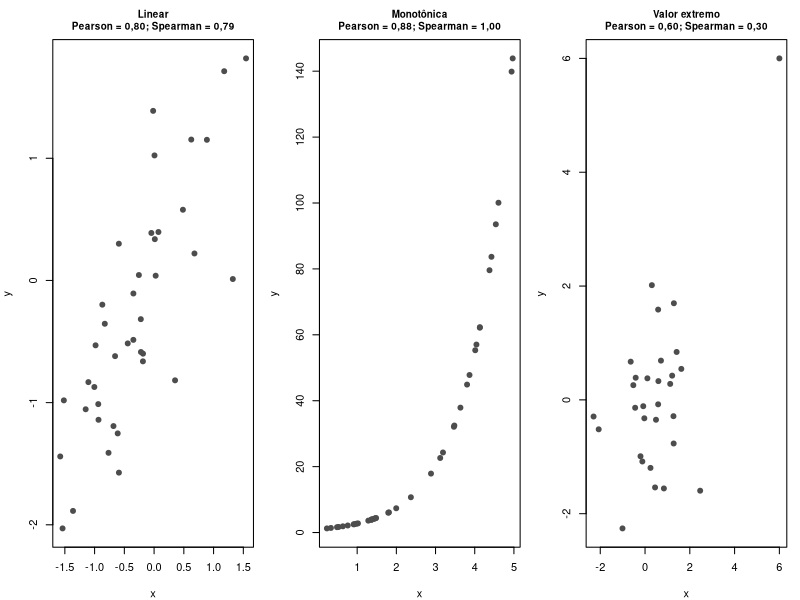
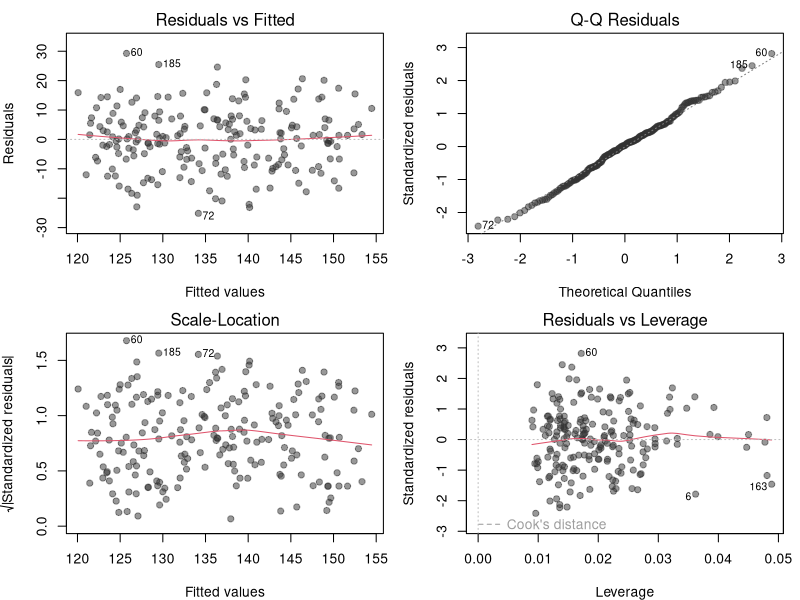
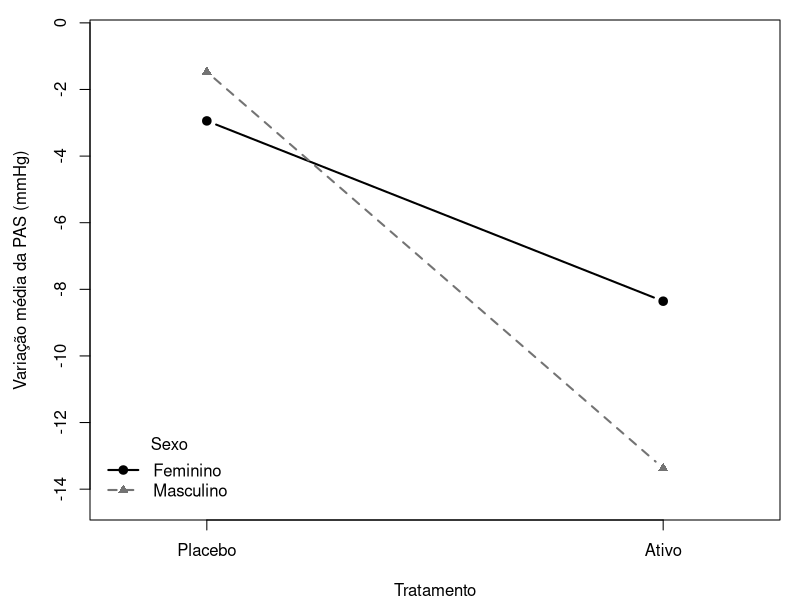
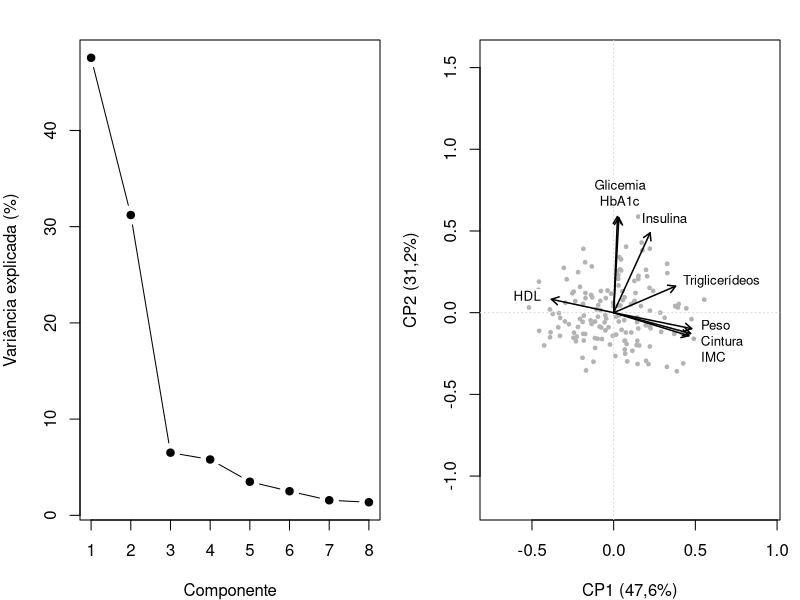
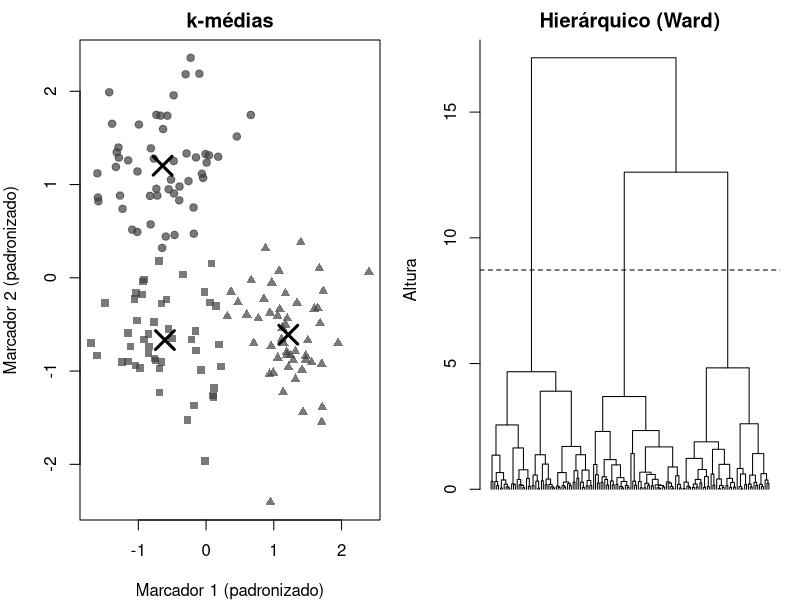

The R script that drew these images, in order:
## ---- chunk 1
knitr::opts_chunk$set(fig.align = "center", out.width = "85%")
num <- function(x, d = 1) formatC(x, format = "f", digits = d, decimal.mark = ",", big.mark = ".")
## ---- chunk 2
imc6 <- c(20, 22, 24, 26, 28, 30)
pas6 <- c(118, 124, 122, 130, 129, 133)
knitr::kable(data.frame(Indivíduo = 1:6, `IMC (kg/m²)` = imc6, `PAS (mmHg)` = pas6, check.names = FALSE),
             align = "ccc", caption = "Índice de massa corporal e pressão arterial sistólica de seis adultos (dados fictícios).")
## ---- chunk 3
dx <- imc6 - mean(imc6); dy <- pas6 - mean(pas6)
tab_s <- data.frame(i = as.character(1:6), dx = dx, dy = dy, dxdy = dx * dy, dx2 = dx^2, dy2 = dy^2)
tab_s <- rbind(tab_s, data.frame(i = "Soma", dx = 0, dy = 0, dxdy = sum(dx * dy), dx2 = sum(dx^2), dy2 = sum(dy^2)))
names(tab_s) <- c("$i$", "$x_i - \\bar{x}$", "$y_i - \\bar{y}$", "$(x_i - \\bar{x})(y_i - \\bar{y})$",
                  "$(x_i - \\bar{x})^2$", "$(y_i - \\bar{y})^2$")
knitr::kable(tab_s, align = "cccccc", escape = FALSE,
             caption = "Desvios, produtos e quadrados para o cálculo da correlação e da regressão.")
## ---- chunk 4
cor(imc6, pas6)
## ---- chunk 5
cor.test(imc6, pas6)
## ---- chunk 6
rank(pas6)
cor(imc6, pas6, method = "spearman")
cor(rank(imc6), rank(pas6))   # Pearson sobre os postos: mesmo resultado
## ---- chunk 7
set.seed(11)
xa <- rnorm(40); ya <- xa + rnorm(40, sd = 0.6)
xb <- runif(40, 0, 5); yb <- exp(xb)
xc <- rnorm(30); yc <- rnorm(30); xc[30] <- 6; yc[30] <- 6
op <- par(mfrow = c(1, 3), mar = c(4, 4, 3, 1))
for (k in list(list(xa, ya, "Linear"), list(xb, yb, "Monotônica"), list(xc, yc, "Valor extremo"))) {
  plot(k[[1]], k[[2]], pch = 19, col = "grey30", xlab = "x", ylab = "y",
       main = sprintf("%s\nPearson = %s; Spearman = %s", k[[3]],
                      num(cor(k[[1]], k[[2]]), 2), num(cor(k[[1]], k[[2]], method = "spearman"), 2)),
       cex.main = 0.9)
}
par(op)
## ---- chunk 8
modelo1 <- lm(pas6 ~ imc6)
coef(modelo1)
## ---- chunk 9
summary(modelo1)
confint(modelo1)
## ---- chunk 10
novo <- data.frame(imc6 = 25)
predict(modelo1, novo, interval = "confidence")   # média de pessoas com IMC = 25
predict(modelo1, novo, interval = "prediction")   # uma nova pessoa com IMC = 25
## ---- chunk 11
set.seed(2026)
n_sim <- 200
adultos <- data.frame(idade = round(runif(n_sim, 30, 80)),
                      sexo  = factor(sample(c("Feminino", "Masculino"), n_sim, replace = TRUE)))
adultos$imc <- round(20 + 0.10 * adultos$idade + rnorm(n_sim, 0, 3), 1)
adultos$pas <- round(90 + 0.50 * adultos$idade + 0.60 * adultos$imc +
                       5 * (adultos$sexo == "Masculino") + rnorm(n_sim, 0, 10))
head(adultos)
## ---- chunk 12
modelo_mult <- lm(pas ~ idade + imc + sexo, data = adultos)
op <- par(mfrow = c(2, 2), mar = c(4, 4, 2, 1))
plot(modelo_mult, pch = 19, col = adjustcolor("grey20", alpha.f = 0.5))
par(op)
## ---- chunk 13
summary(modelo_mult)
## ---- chunk 14
cf_mult <- coef(modelo_mult)
cf_simp <- coef(lm(pas ~ imc, data = adultos))
## ---- chunk 15
coef(lm(pas ~ imc, data = adultos))["imc"]              # sem ajuste
coef(lm(pas ~ imc + idade + sexo, data = adultos))["imc"]  # ajustado
## ---- chunk 16
reducao <- c(3, 5, 4, 4, 6, 7, 5, 6, 8, 9, 7, 8)
esquema <- factor(rep(c("A", "B", "C"), each = 4))
tab_an <- data.frame(Esquema = c("A", "B", "C"),
                     Observações = tapply(reducao, esquema, paste, collapse = ", "),
                     Média = tapply(reducao, esquema, mean))
knitr::kable(tab_an, row.names = FALSE, align = "ccc",
             caption = "Redução no escore de dor em três esquemas de analgesia (dados fictícios).")
## ---- chunk 17
modelo_aov <- aov(reducao ~ esquema)
summary(modelo_aov)
qf(0.95, df1 = 2, df2 = 9)   # valor crítico
## ---- chunk 18
TukeyHSD(modelo_aov)
## ---- chunk 19
oneway.test(reducao ~ esquema)
## ---- chunk 20
coef(lm(reducao ~ esquema))
## ---- chunk 21
set.seed(99)
ensaio <- expand.grid(rep = 1:30, tratamento = c("Placebo", "Ativo"), sexo = c("Feminino", "Masculino"))
ensaio$tratamento <- factor(ensaio$tratamento, levels = c("Placebo", "Ativo"))
efeito <- ifelse(ensaio$tratamento == "Ativo", ifelse(ensaio$sexo == "Masculino", -10, -4), 0)
ensaio$variacao_pas <- round(-2 + efeito + rnorm(nrow(ensaio), 0, 6), 1)
modelo_fat <- aov(variacao_pas ~ tratamento * sexo, data = ensaio)
summary(modelo_fat)
## ---- chunk 22
medias_fat <- with(ensaio, tapply(variacao_pas, list(tratamento, sexo), mean))
op <- par(mar = c(4, 4.5, 1, 1))
matplot(1:2, medias_fat, type = "b", pch = c(19, 17), lty = c(1, 2), lwd = 2,
        col = c("black", "grey45"), xaxt = "n", xlim = c(0.8, 2.2),
        ylim = range(medias_fat) + c(-1, 1),
        xlab = "Tratamento", ylab = "Variação média da PAS (mmHg)")
axis(1, at = 1:2, labels = rownames(medias_fat))
legend("bottomleft", title = "Sexo", legend = colnames(medias_fat), pch = c(19, 17),
       lty = c(1, 2), lwd = 2, col = c("black", "grey45"), bty = "n", inset = 0.02)
par(op)
## ---- chunk 23
with(ensaio, tapply(variacao_pas, list(Sexo = sexo, Tratamento = tratamento), mean))
## ---- chunk 24
set.seed(123)
n_p <- 150
adip <- rnorm(n_p); glic <- rnorm(n_p)
painel <- data.frame(
  peso    = 75 + 12 * adip + rnorm(n_p, 0, 4),
  cintura = 92 + 10 * adip + rnorm(n_p, 0, 4),
  imc     = 27 + 4 * adip + rnorm(n_p, 0, 1.2),
  trig    = 140 + 25 * adip + 15 * glic + rnorm(n_p, 0, 25),
  hdl     = 50 - 6 * adip + rnorm(n_p, 0, 6),
  glicemia = 100 + 12 * glic + rnorm(n_p, 0, 6),
  insulina = 12 + 4 * glic + 2 * adip + rnorm(n_p, 0, 2.5),
  hba1c   = 5.8 + 0.5 * glic + rnorm(n_p, 0, 0.25)
)
round(cor(painel), 2)
## ---- chunk 25
acp <- prcomp(painel, scale. = TRUE)
summary(acp)
round(acp$rotation[, 1:2], 2)   # cargas dos dois primeiros componentes
## ---- chunk 26
var_exp <- summary(acp)$importance[2, ]
## ---- chunk 27
op <- par(mfrow = c(1, 2), mar = c(4, 4, 2, 1))
plot(100 * var_exp, type = "b", pch = 19, xlab = "Componente", ylab = "Variância explicada (%)")
# Biplot desenhado manualmente para controlar a posição dos rótulos
cargas <- acp$rotation[, 1:2]
escores <- acp$x[, 1:2]
escores <- escores / max(abs(escores)) * max(abs(cargas))   # escores na escala das cargas
plot(escores, pch = 19, cex = 0.5, col = "grey70", asp = 1,
     xlim = c(-0.75, 0.95), ylim = c(-0.45, 0.85),
     xlab = sprintf("CP1 (%s%%)", num(100 * var_exp[1])),
     ylab = sprintf("CP2 (%s%%)", num(100 * var_exp[2])))
abline(h = 0, v = 0, col = "grey85", lty = 3)
arrows(0, 0, cargas[, 1], cargas[, 2], length = 0.08, lwd = 1.5)
# Variáveis com setas quase coincidentes recebem um único rótulo empilhado
grupos_set <- cutree(hclust(dist(cargas)), h = 0.08)
rotulos <- c(peso = "Peso", cintura = "Cintura", imc = "IMC", trig = "Triglicerídeos",
             hdl = "HDL", glicemia = "Glicemia", insulina = "Insulina", hba1c = "HbA1c")
for (g in unique(grupos_set)) {
  idx <- which(grupos_set == g)
  ponta <- colMeans(cargas[idx, , drop = FALSE])
  txt <- paste(rotulos[rownames(cargas)[idx]], collapse = "\n")
  ang <- atan2(ponta[2], ponta[1])
  # rótulo além da ponta da seta, ancorado pelo lado voltado para a seta
  x_t <- ponta[1] + 0.07 * cos(ang); y_t <- ponta[2] + 0.07 * sin(ang)
  aj <- c((1 - cos(ang)) / 2, (1 - sin(ang)) / 2)
  w <- strwidth(txt, cex = 0.8); h <- strheight(txt, cex = 0.8)
  rect(x_t - aj[1] * w - 0.01, y_t - aj[2] * h - 0.01,
       x_t + (1 - aj[1]) * w + 0.01, y_t + (1 - aj[2]) * h + 0.01, col = "white", border = NA)
  text(x_t, y_t, txt, cex = 0.8, adj = aj)
}
par(op)
## ---- chunk 28
set.seed(5)
centros <- cbind(c(0, 3, 0), c(0, 0, 3))
grupo_real <- rep(1:3, each = 50)
bio <- data.frame(marcador1 = centros[grupo_real, 1] + rnorm(150, 0, 0.8),
                  marcador2 = centros[grupo_real, 2] + rnorm(150, 0, 0.8))
bio_p <- scale(bio)

km <- kmeans(bio_p, centers = 3, nstart = 25)
hc <- hclust(dist(bio_p), method = "ward.D2")
grupos_hc <- cutree(hc, k = 3)

table(Real = grupo_real, kmeans = km$cluster)
## ---- chunk 29
op <- par(mfrow = c(1, 2), mar = c(4, 4, 2, 1))
plot(bio_p, pch = c(19, 17, 15)[km$cluster], col = adjustcolor("grey25", alpha.f = 0.7),
     xlab = "Marcador 1 (padronizado)", ylab = "Marcador 2 (padronizado)", main = "k-médias")
points(km$centers, pch = 4, cex = 2.5, lwd = 3)
plot(hc, labels = FALSE, hang = -1, main = "Hierárquico (Ward)", xlab = "", sub = "", ylab = "Altura")
abline(h = mean(rev(hc$height)[2:3]), lty = 2)
par(op)
## ---- chunk 30
library(cluster)
sil_media <- sapply(2:6, function(k) {
  cl <- kmeans(bio_p, centers = k, nstart = 25)$cluster
  mean(silhouette(cl, dist(bio_p))[, "sil_width"])
})
data.frame(k = 2:6, silhueta_media = round(sil_media, 2))
## ---- chunk 31
set.seed(8)
ruido <- matrix(runif(300), ncol = 2)
km_ruido <- kmeans(ruido, centers = 3, nstart = 25)
table(km_ruido$cluster)
sil_ruido <- mean(silhouette(km_ruido$cluster, dist(ruido))[, "sil_width"])
sil_ruido
## ---- chunk 32
    x <- 1:5; y <- c(2, 4, 5, 4, 5)
    c(pearson = cor(x, y), spearman = cor(x, y, method = "spearman"))
    coef(lm(y ~ x)); summary(lm(y ~ x))$r.squared
